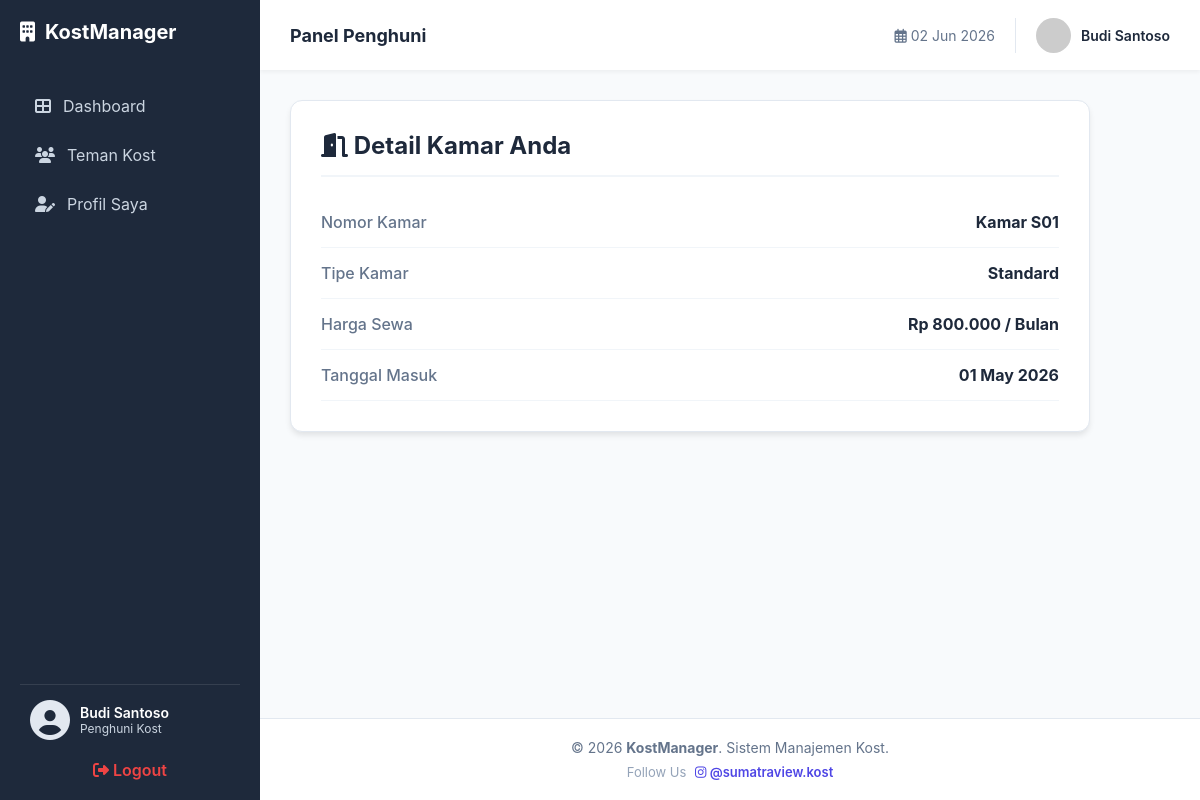
Page /kamar_saya.php (signed in) on the committed database.
### tables this page shows
CREATE TABLE `penghuni` (
  `id_penghuni` int(11) NOT NULL,
  `nama_lengkap` varchar(100) NOT NULL,
  `no_hp` varchar(15) DEFAULT NULL,
  `email` varchar(100) DEFAULT NULL,
  `nik` varchar(20) DEFAULT NULL,
  `id_user` int(11) DEFAULT NULL,
  `id_kamar` int(11) DEFAULT NULL,
  `tgl_masuk` date DEFAULT NULL,
  `foto_ktp` varchar(255) DEFAULT NULL,
  `catatan` text DEFAULT NULL,
  `jatuh_tempo` date DEFAULT NULL,
  `status_pembayaran` enum('Lunas','Belum Bayar') DEFAULT 'Belum Bayar',
  `status_penyewa` enum('Aktif','Selesai') DEFAULT 'Aktif'
);

CREATE TABLE `kamar` (
  `id_kamar` int(11) NOT NULL,
  `nomor_kamar` varchar(10) NOT NULL,
  `tipe_kamar` varchar(50) DEFAULT NULL,
  `ukuran` varchar(20) DEFAULT NULL,
  `harga_per_bulan` decimal(10,2) NOT NULL,
  `deposit` int(11) DEFAULT NULL,
  `status` enum('Tersedia','Terisi') DEFAULT 'Tersedia',
  `listrik_termasuk` tinyint(1) DEFAULT 0,
  `air_termasuk` tinyint(1) DEFAULT 0,
  `foto_kamar` varchar(255) DEFAULT NULL
);

### koneksi.php (called while the page is built, shortened)
<?php
function formatRupiah($angka) {
    $hasil_rupiah = "Rp " . number_format($angka, 0, ',', '.');
    return $hasil_rupiah;
}
?>

### kamar_saya.php (the view, shortened to what this page needs)
<?php
require 'koneksi.php';
$id_penghuni = isset($_SESSION['id_penghuni']) ? $_SESSION['id_penghuni'] : 0;
$sql = "SELECT p.nama_lengkap, p.tgl_masuk, p.id_kamar,
               k.nomor_kamar, k.tipe_kamar, k.harga_per_bulan
        FROM penghuni p
        LEFT JOIN kamar k ON p.id_kamar = k.id_kamar
        WHERE p.id_penghuni = '$id_penghuni'";
$result = mysqli_query($conn, $sql);
$data = mysqli_fetch_assoc($result);
?>
<!DOCTYPE html>
<html lang="id">
<head>
    <link rel="stylesheet" href="style.css">
    <link rel="stylesheet" href="https://cdnjs.cloudflare.com/ajax/libs/font-awesome/6.4.0/css/all.min.css">
</head>
<body>
    <?php include 'includes/user_sidebar.php'; ?>
    <div class="main-wrapper">
        <?php include 'includes/user_header.php'; ?>
        <main class="main-content">
            <div class="info-card">
                <div style="border-bottom: 2px solid #f1f5f9; padding-bottom: 15px; margin-bottom: 20px;">
                    <h2 style="margin:0; color: #1e293b;"><i class="fas fa-door-open"></i> Detail Kamar Anda</h2>
                </div>
                <?php if($data && !empty($data['id_kamar'])): ?>
                    <div class="info-item">
                        <span class="info-label">Nomor Kamar</span>
                        <span class="info-value">Kamar <?= htmlspecialchars($data['nomor_kamar']) ?></span>
                    </div>
                    <div class="info-item">
                        <span class="info-label">Tipe Kamar</span>
                        <span class="info-value"><?= htmlspecialchars($data['tipe_kamar']) ?></span>
                    </div>
                    <div class="info-item">
                        <span class="info-label">Harga Sewa</span>
                        <span class="info-value"><?= formatRupiah($data['harga_per_bulan']) ?> / Bulan</span>
                    </div>
                    <div class="info-item">
                        <span class="info-label">Tanggal Masuk</span>
                        <span class="info-value"><?= date('d M Y', strtotime($data['tgl_masuk'])) ?></span>
                    </div>
                <?php endif; ?>
            </div>
        </main>
        <?php include 'includes/user_footer.php'; ?>
    </div>
</body>
</html>

### style.css (style rules this page uses)
* { margin: 0; padding: 0; box-sizing: border-box; font-family: 'Inter', sans-serif; }
body { display: flex; background-color: #f8f9fa; min-height: 100vh; }
.main-content { flex: 1; padding: 30px; }

### kamar_saya.php (style rules this page uses)
:root { --sidebar-width: 260px; --navbar-height: 70px; --primary-dark: #1e293b; }
body { margin: 0; display: flex; background-color: #f8fafc; font-family: 'Inter', sans-serif; }
.main-wrapper { flex: 1; margin-left: var(--sidebar-width); display: flex; flex-direction: column; min-height: 100vh; }
.main-content { padding: 30px; flex: 1; }
.info-card { background: white; padding: 30px; border-radius: 12px; border: 1px solid #e2e8f0; box-shadow: 0 4px 6px -1px rgba(0,0,0,0.1); max-width: 800px; }
.info-item { display: flex; justify-content: space-between; padding: 15px 0; border-bottom: 1px solid #f1f5f9; }
.info-label { color: #64748b; font-weight: 500; }
.info-value { color: #1e293b; font-weight: 700; }

### rows in the picture
penghuni: id_kamar.nomor_kamar "S01", id_kamar.tipe_kamar "Standard", id_kamar.harga_per_bulan "Rp 800.000", tgl_masuk "01 May 2026"

### other values in the picture
$_SESSION['nama_lengkap'] "Budi Santoso"
$_header_nama "Budi Santoso"
